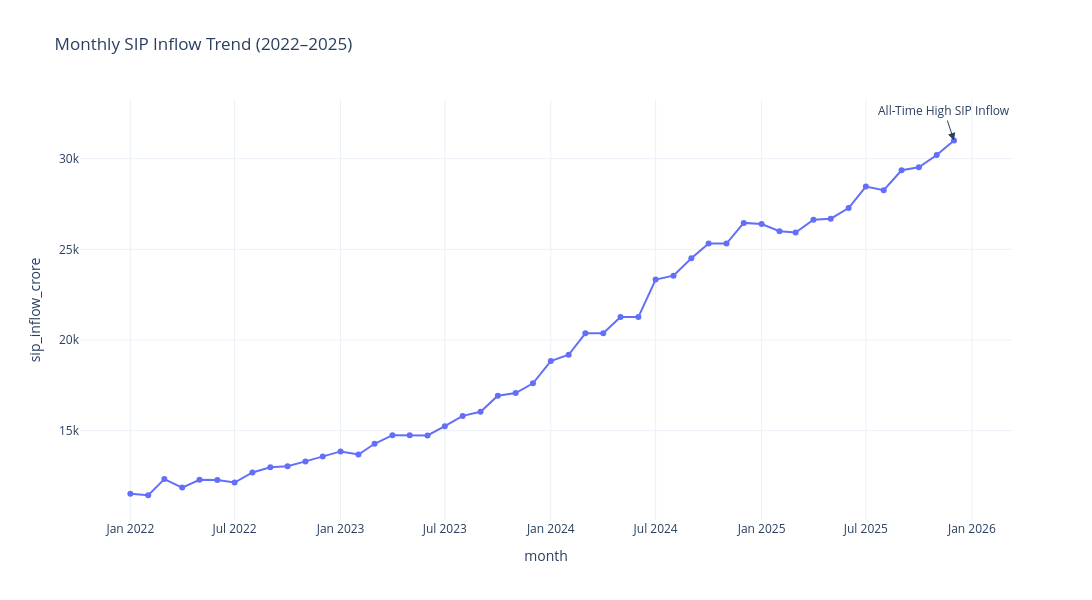

The notebook cell saved with this chart:
### Code cell
# =====================================
# STEP 8.4: Add Annotation
# =====================================

fig = px.line(
    sip,
    x="month",
    y="sip_inflow_crore",
    markers=True,
    title="Monthly SIP Inflow Trend (2022–2025)"
)

fig.add_annotation(
    x=highest["month"],
    y=highest["sip_inflow_crore"],
    text="All-Time High SIP Inflow",
    showarrow=True,
    arrowhead=2,
    arrowsize=1.5
)

fig.update_layout(
    template="plotly_white",
    width=1200,
    height=600
)

fig.show()
